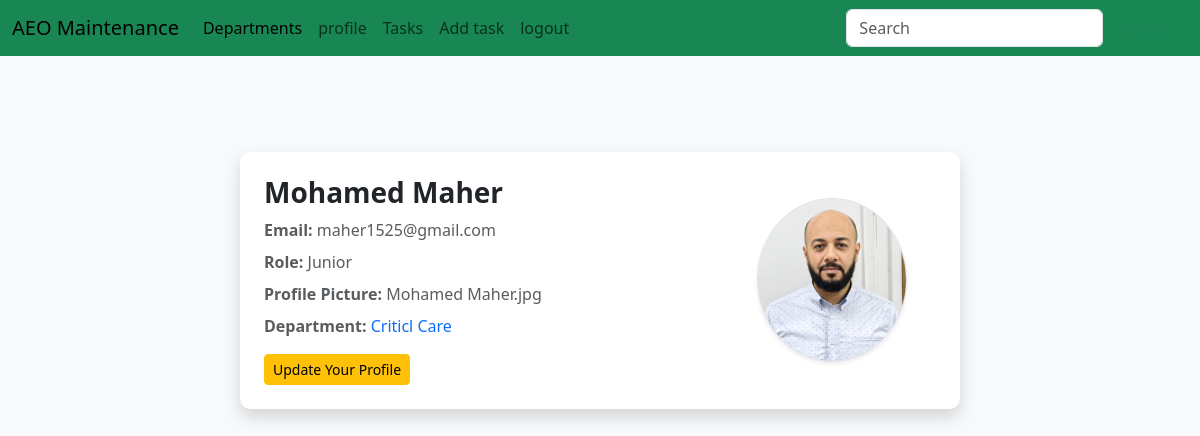
Page /users/2 (signed in) on the earlier database version.
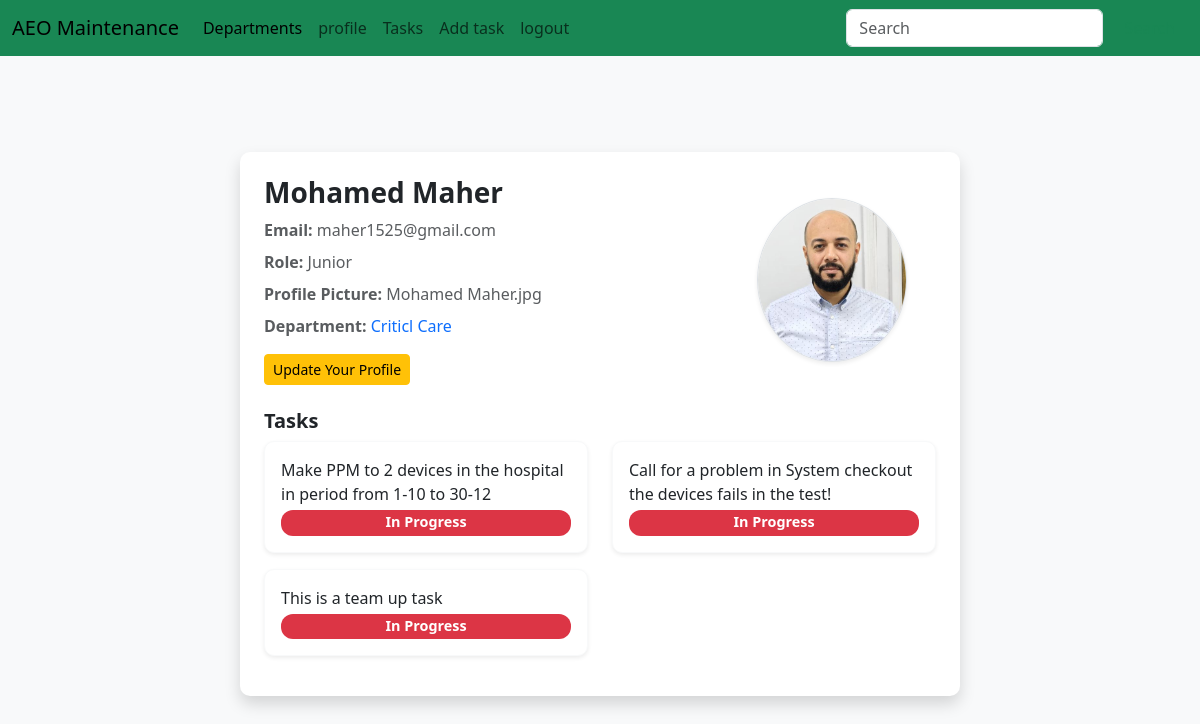
Same page on the later database version.
### maintenance_system/models.py (models this page shows, shortened)
class Task(db.Model):
	id = db.Column(db.Integer, primary_key=True)
	task_type = db.Column(db.String(80))
	status = db.Column(db.Integer, default=int(0)) # 0: not completed, 1: in progress, 2: done
	open_date = db.Column(db.DateTime, nullable=False, default=default_time)
	close_date = db.Column(db.DateTime)
	description = db.Column(db.String(200))
	result = db.Column(db.String(200))
	hospital_id = db.Column(db.Integer, db.ForeignKey('hospital.id'))
	users = db.relationship('User', secondary='user_task', backref='tasks', lazy='dynamic')

### maintenance_system/Main/routes.py (the view)
@main.route('/<path:path>', methods=['GET'])
def catch_all(path):
    return f"Caught route: {path}", 404

### maintenance_system/User/routes.py (called while the page is built)
@login_required
@usersbp.route('/users/<int:id>')
def user(id):
    if not current_user.is_authenticated:
        return redirect(url_for('usersbp.login'))
    user = User.query.get_or_404(id)
    return render_template('user.html', user=user)

### maintenance_system/models.py (called while the page is built)
@login_manager.user_loader
def load_user(user_id):
	return User.query.get(int(user_id))

### maintenance_system/Templates/user.html
{% extends "layout.html" %}
{% block content %}
<div class="container my-5">
	<div class="row justify-content-center">
		<div class="col-md-10 col-lg-8">
			<div class="card p-4 shadow border-0">
				<div class="row align-items-center">
					<div class="col-md-8 col-12">
						<a class="text-decoration-none text-dark" href="{{ url_for('usersbp.user', id=user.id) }}">
							<h3 class="fw-bold">{{ user.username }}</h3>
						</a>
						<p class="text-muted mb-2">
							<strong>Email:</strong> {{ user.email }}
						</p>
						<p class="text-muted mb-2">
							<strong>Role:</strong> {{ user.rank }}
						</p>
						<p class="text-muted mb-2">
							<strong>Profile Picture:</strong> {{ user.profile_pic }}
						</p>
						<p class="text-muted mb-2">
							<strong>Department:</strong>
							{% if user.department %}
							<a class="text-decoration-none text-primary"
								href="{{ url_for('devicesbp.devices', department_id=user.department_id) }}">
								{{ user.department.name }}
							</a>
							{% else %}
							<span class="text-danger">No Department</span>
							{% endif %}
						</p>
						<div class="mt-3">
							<a href="{{ url_for('usersbp.update_user', id=user.id) }}" class="btn btn-warning btn-sm">
								Update Your Profile
							</a>
						</div>
					</div>
					<div class="col-md-4 col-12 text-center">
						<img src="{{ url_for('static', filename='images/' + user.profile_pic) }}" alt="User Photo"
							class="rounded-circle img-fluid border shadow-sm" style="max-width: 150px;">
					</div>
					{% if user.tasks %}
					<div class="mt-4">
						<h5 class="fw-bold">Tasks</h5>
						<div class="row">
							{% for task in user.tasks %}
							<div class="col-md-6 mb-3">
								<div class="card p-3 border-light shadow-sm">
									<p class="mb-1">{{ task.description }}</p>
									<span
										class="badge {% if task.status == 0 %} bg-danger {% else %} bg-success {% endif %}">
										{% if task.status == 0 %} In Progress {% else %} Completed {% endif %}
									</span>
								</div>
							</div>
							{% endfor %}
						</div>
					</div>
					{% endif %}
				</div>
			</div>
		</div>
	</div>
</div>
{% endblock %}

Differences in the rows shown:
added Task: description "Make PPM to 2 devices in the hospital in period from 1-10 to 30-12", status "In Progress"
added Task: description "Call for a problem in System checkout the devices fails in the test!", status "In Progress"
added Task: description "This is a team up task", status "In Progress"
Other differences:
text now shown: "Tasks"
